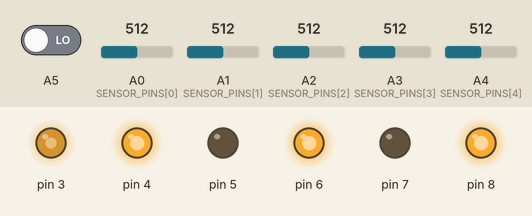
The sketch below on a simulated Arduino Uno, built with avr-gcc and run on an emulated ATmega328P. Shown: output pins drawn as LEDs (lit = HIGH). Dashed ring = blinking. The inputs (shaded band) are chosen by the test bench; at power-on: A5 LOW, A0 (SENSOR_PINS[0]) = 512, A1 (SENSOR_PINS[1]) = 512, A2 (SENSOR_PINS[2]) = 512, A3 (SENSOR_PINS[3]) = 512, A4 (SENSOR_PINS[4]) = 512. What the sketch prints to the serial monitor is not drawn.

Above: at 3.2 s.
3.3 s: A5 driven HIGH
At 3.7 s:
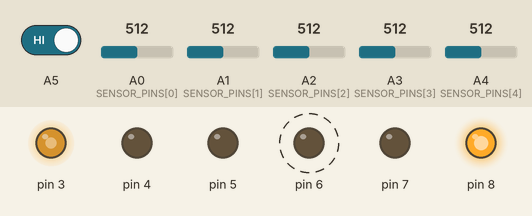
At 4.4 s:
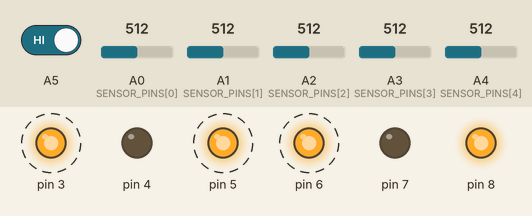
6.3 s: A5 driven LOW
At 6.8 s:
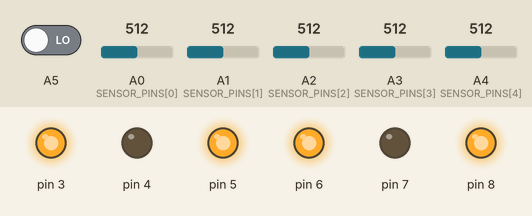
Timing chart, 0 to 9.3 s (numbered marks = the images above; inputs shaded):
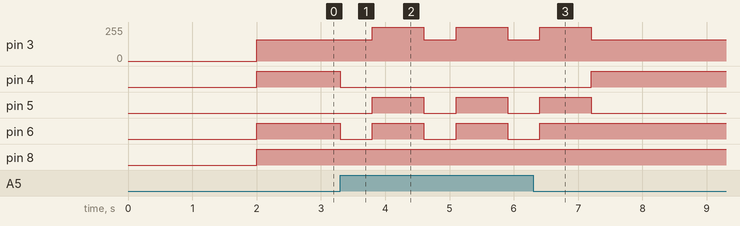

Measured:
- after the input at 3.3 s, pin 3: alternates 255/255 for 0.80 s and 160/255 for 0.50 s, starting after 0.50 s; pin 4: HIGH → LOW at once; pin 5: alternates HIGH for 0.80 s and LOW for 0.50 s, starting after 0.50 s; pin 6: alternates HIGH for 0.80 s and LOW for 0.50 s, starting at once
- after the input at 6.3 s, pin 3: goes on until 7.2 s, then stays 160/255; pin 4: LOW → HIGH after 0.90 s; pin 5: goes on until 7.2 s, then stays LOW; pin 6: goes on until 6.4 s, then stays HIGH

The sketch:

xe_do_line_5_mat_BAOTT569.ino
```cpp
/*Mô Tả Chương Trình - Điều Khiển Robot Di Động với Cảm Biến Đường Dẫn

Tên Chương Trình: xe_do_line_5_mat_BAOTT569.ino

Tác Giả: [BAOTT569]

Ngày Sửa Đổi Cuối Cùng: [19/12/2023]

Mô Tả:
Chương trình RobotControlPathSensor.ino là một đoạn mã Arduino được tạo ra để điều khiển một robot
di động dựa trên dữ liệu đọc từ các cảm biến đường dẫn.
Chương trình này cung cấp khả năng cho robot thực hiện các hành động như tiến thẳng, lùi, quẹo trái,
và quẹo phải tùy thuộc vào thông tin thu được từ môi trường xung quanh.*/

// Khai báo các chân cảm biến
const size_t SENSOR_PINS[] = {A0, A1, A2, A3, A4};
int sensorValues[] = {0, 0, 0, 0, 0};

unsigned long previousMillis = 0;
const long interval = 2;

size_t numSensors = sizeof(SENSOR_PINS) / sizeof(SENSOR_PINS[0]);
long int concatenatedNumber = 0;

byte xnxx;

// Cấu trúc để lưu trữ chân điều khiển động cơ
struct MotorPins
{
  byte en, in1, in2;
};

// Cấu trúc lưu trữ thông tin về động cơ
struct
{
  MotorPins motorA{8, 7, 6};
  MotorPins motorB{3, 5, 4};
  byte maxSpeed = 160;
  byte maxSpeedTurn = 160;
} motorData;

// Cấu trúc lưu trữ các điều kiện và hành động
struct DirectionMapping
{
  long int condition;
  void (*action)(byte, byte, byte);
  byte parameters[3];
};

void notLine(byte, byte, byte);
void straitsBack(byte, byte, byte);
void leftRight(byte, byte, byte);

// Mảng chứa các điều kiện và hành động tương ứng
DirectionMapping directionMappings[] = {
    {11111, notLine, {0, 0, 0}},

    {10001, straitsBack, {1, 0, 0}},
    {11011, straitsBack, {1, 0, 0}},
    {0, straitsBack, {1, 0, 0}},

    {11110, leftRight, {0, 1, 0}},
    {11100, leftRight, {0, 1, 0}},
    {11101, leftRight, {0, 1, 0}},
    {11000, leftRight, {0, 1, 0}},
    {10000, leftRight, {0, 1, 0}},
    // {11001, leftRight, {0, 1, 0}}, //??
    {11001, straitsBack, {1, 0, 0}}, //??

    {10011, straitsBack, {1, 0, 0}}, //??
    // {10011, leftRight, {0, 1, 0}}, //??
    {10111, leftRight, {1, 0, 0}},
    {1111, leftRight, {1, 0, 0}},
    {111, leftRight, {1, 0, 0}},
    {11, leftRight, {1, 0, 0}},
    {1, leftRight, {1, 0, 0}},
};
void setup()
{
  Serial.begin(115200);
  // Thiết lập chân điều khiển động cơ và cảm biến
  pinMode(motorData.motorA.en, OUTPUT);
  pinMode(motorData.motorA.in1, OUTPUT);
  pinMode(motorData.motorA.in2, OUTPUT);
  pinMode(motorData.motorB.en, OUTPUT);
  pinMode(motorData.motorB.in1, OUTPUT);
  pinMode(motorData.motorB.in2, OUTPUT);

  pinMode(A5, INPUT);

  for (size_t i{0}; i < numSensors; ++i)
  {
    pinMode(SENSOR_PINS[i], INPUT);
    digitalWrite(SENSOR_PINS[i], 0);
  }
  delay(2000);
}

void readSensors()
{
  // Đọc giá trị từ cảm biến và giới hạn chúng trong khoảng 0-1000
  for (size_t i{0}; i < numSensors; ++i)
  {
    sensorValues[i] = analogRead(SENSOR_PINS[i]);
    sensorValues[i] = constrain(sensorValues[i], 0, 1000);
  }
  // Serial.println();
}

void processSensorValues()
{
  // Chuyển đổi giá trị từ cảm biến thành số nhị phân
  for (size_t i{0}; i < numSensors; ++i)
  {
    int valueMap = map(sensorValues[i], 0, 1000, 0, 1);
    concatenatedNumber = (concatenatedNumber * 10) + valueMap;
    /*concatenatedNumber = 0 * 10 + 1 = 1
     concatenatedNumber = 1 * 10 + 0 = 10
     concatenatedNumber = 10 * 10 + 1 = 101
     concatenatedNumber = 101 * 10 + 0 = 1010
     concatenatedNumber = 1010 * 10 + 0 = 10100*/
  }
  Serial.println(concatenatedNumber);
}

// Hàm xử lý hướng di chuyển
void handleDirection()
{
  // Duyệt qua mảng và kiểm tra điều kiện
  for (const auto &mapping : directionMappings)
  {
    if (concatenatedNumber == mapping.condition)
    {
      mapping.action(mapping.parameters[0], mapping.parameters[1], mapping.parameters[2]);
      break; // Thoát khỏi vòng lặp khi đã tìm thấy điều kiện
    }
  }
}

void functionSituation()
{
  readSensors();
  processSensorValues();
  handleDirection();
}

void notLine(byte, byte, byte)
{
  leftRight(1, 0, 0);
  delay(200);
  straitsBack(0, 0, 1);
  delay(50);
}

void driveMotors(byte in1, byte in2, byte en, MotorPins motor)
{
  // Điều khiển động cơ bằng cách đặt các chân đúng giá trị
  digitalWrite(motor.in1, in1);
  digitalWrite(motor.in2, in2);
  analogWrite(motor.en, en);
}

void resetMotors()
{
  // Tắt động cơ bằng cách đặt tất cả các chân về giá trị 0
  digitalWrite(motorData.motorA.in1, 0);
  digitalWrite(motorData.motorA.in2, 0);
  analogWrite(motorData.motorA.en, 0);
  digitalWrite(motorData.motorB.in1, 0);
  digitalWrite(motorData.motorB.in2, 0);
  analogWrite(motorData.motorB.en, 0);
}

void straitsBack(byte forward, byte reverse, byte stop)
{
  // Điều khiển động cơ để di chuyển thẳng, lùi, hoặc dừng
  if (forward == 1 && reverse == 0 && stop == 0)
  {
    // Serial.println("thuan");

    driveMotors(0, 1, motorData.maxSpeed, motorData.motorA);
    driveMotors(0, 1, motorData.maxSpeed, motorData.motorB);
  }
  else if (forward == 0 && reverse == 1 && stop == 0)
  {
    // Serial.println("nghich");
    driveMotors(1, 0, motorData.maxSpeed, motorData.motorA);
    driveMotors(1, 0, motorData.maxSpeed, motorData.motorB);
  }
  else if (forward == 0 && reverse == 0 && stop == 1)
  {
    // Serial.println("stop");
    driveMotors(0, 0, motorData.maxSpeed, motorData.motorA);
    driveMotors(0, 0, motorData.maxSpeed, motorData.motorB);
  }
}

void leftRight(byte left, byte right, byte leftmode)
{
  // Điều khiển động cơ để rẽ trái hoặc phải
  if (left == 1 && right == 0)
  {
    // Serial.println("trai");
    driveMotors(0, 1, motorData.maxSpeed, motorData.motorA);
    driveMotors(1, 0, motorData.maxSpeedTurn, motorData.motorB);
  }
  else if (left == 0 && right == 1)
  {
    // Serial.println("phai");
    driveMotors(1, 0, motorData.maxSpeedTurn, motorData.motorA);
    driveMotors(0, 1, motorData.maxSpeed, motorData.motorB);
  }
  else if (leftmode)
  {
    driveMotors(0, 1, 255, motorData.motorA);
    driveMotors(1, 0, 255, motorData.motorB);
  }
  return;
}
void barrierA5()
{
  straitsBack(0, 0, 1);
  delay(500);
  leftRight(00, 0, 1);
  delay(800);
}

void resetVariable()
{
  // Đặt lại biến và tắt động cơ
  leftRight(0, 0, 0);
  straitsBack(0, 0, 0);
  concatenatedNumber = 0; // khong dc xoa
}

void loop()
{
  unsigned long currentMillis = millis();

  bool valueA5 = digitalRead(A5);

  if (currentMillis - previousMillis >= interval)
  {

    if (valueA5 == 1)
    {
      // Serial.println("BARRIER!!!!");
      barrierA5();
    }
    functionSituation();
    resetVariable();
    previousMillis = currentMillis;
  }
}
```
